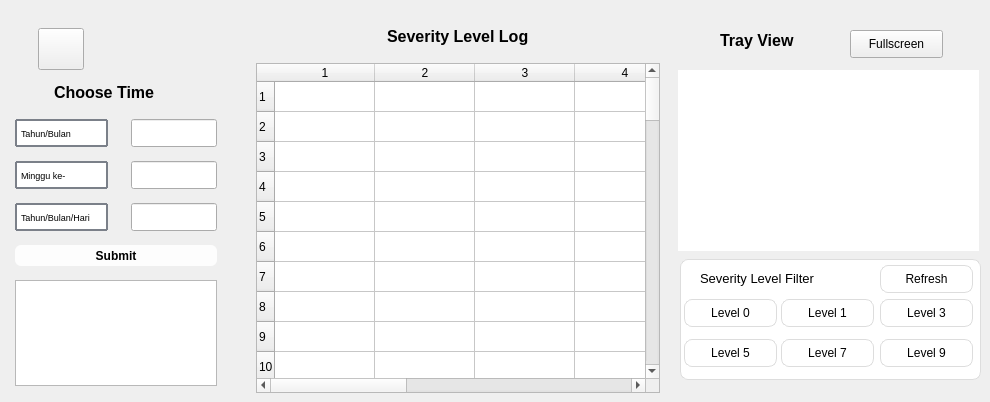
    <widget class="QWidget" name="severityPage">
     <widget class="QTableWidget" name="severityTable">
      <property name="geometry">
       <rect>
        <x>256</x>
        <y>63</y>
        <width>404</width>
        <height>330</height>
       </rect>
      </property>
      <property name="rowCount">
       <number>60</number>
      </property>
      <property name="columnCount">
       <number>8</number>
      </property>
      <row/>
      <row/>
      <row/>
      <row/>
      <row/>
      <row/>
      <row/>
      <row/>
      <row/>
      <row/>
      <row/>
      <row/>
      <row/>
      <row/>
      <row/>
      <row/>
      <row/>
      <row/>
      <row/>
      <row/>
      <row/>
      <row/>
      <row/>
      <row/>
      <row/>
      <row/>
      <row/>
      <row/>
      <row/>
      <row/>
      <row/>
      <row/>
      <row/>
      <row/>
      <row/>
      <row/>
      <row/>
      <row/>
      <row/>
      <row/>
      <row/>
      <row/>
      <row/>
      <row/>
      <row/>
      <row/>
      <row/>
      <row/>
      <row/>
      <row/>
      <row/>
      <row/>
      <row/>
      <row/>
      <row/>
      <row/>
      <row/>
      <row/>
      <row/>
      <row/>
      <column/>
      <column/>
      <column/>
      <column/>
      <column/>
      <column/>
      <column/>
      <column/>
     </widget>
     <widget class="QLabel" name="trayCamera">
      <property name="geometry">
       <rect>
        <x>678</x>
        <y>70</y>
        <width>301</width>
        <height>181</height>
       </rect>
      </property>
      <property name="styleSheet">
       <string notr="true">background-color:white;</string>
      </property>
      <property name="text">
       <string/>
      </property>
     </widget>
     <widget class="QLabel" name="logLogo">
      <property name="geometry">
       <rect>
        <x>356</x>
        <y>42</y>
        <width>39</width>
        <height>28</height>
       </rect>
      </property>
      <property name="text">
       <string/>
      </property>
      <property name="pixmap">
       <pixmap>../../../../Users/VICTUS/Downloads/1960242.png</pixmap>
      </property>
      <property name="scaledContents">
       <bool>true</bool>
      </property>
     </widget>
     <widget class="QLabel" name="chooseYearMonth">
      <property name="geometry">
       <rect>
        <x>15</x>
        <y>119</y>
        <width>93</width>
        <height>28</height>
       </rect>
      </property>
      <property name="font">
       <font>
        <pointsize>7</pointsize>
        <weight>50</weight>
        <bold>false</bold>
       </font>
      </property>
      <property name="styleSheet">
       <string notr="true">#chooseYearMonth {
    border: 2px solid #4CAF50;
    border-radius: 1px;
    padding: 2px;
	background-color: rgb(255, 255, 255);
	border-color: rgb(123, 128, 137);
}
</string>
      </property>
      <property name="text">
       <string>Tahun/Bulan</string>
      </property>
      <property name="wordWrap">
       <bool>true</bool>
      </property>
     </widget>
     <widget class="QLabel" name="chooseWeek">
      <property name="geometry">
       <rect>
        <x>15</x>
        <y>161</y>
        <width>93</width>
        <height>28</height>
       </rect>
      </property>
      <property name="font">
       <font>
        <pointsize>7</pointsize>
        <weight>50</weight>
        <bold>false</bold>
       </font>
      </property>
      <property name="styleSheet">
       <string notr="true">#chooseYearMonth, #chooseWeek, #chooseDate {
    border: 2px solid #4CAF50;
    border-radius: 1px;
    padding: 2px;
	background-color: rgb(255, 255, 255);
	border-color: rgb(123, 128, 137);
}
</string>
      </property>
      <property name="text">
       <string>Minggu ke-</string>
      </property>
      <property name="wordWrap">
       <bool>true</bool>
      </property>
     </widget>
     <widget class="QPushButton" name="submitDateTime">
      <property name="geometry">
       <rect>
        <x>15</x>
        <y>245</y>
        <width>202</width>
        <height>21</height>
       </rect>
      </property>
      <property name="styleSheet">
       <string notr="true">QPushButton {
	background-color: rgb(253, 253, 253);
    border-color: #2E8B57; /* SeaGreen */
    color: black;
    font-weight: bold;
    border: none;
    border-radius: 6px;
    padding: 1px 2px;
}

QPushButton:hover {
	border-color: rgb(85, 85, 255);
	background-color: rgb(166, 205, 255);
}

QPushButton:pressed {
    background-color: rgb(176, 176, 255);
}</string>
      </property>
      <property name="text">
       <string>Submit</string>
      </property>
     </widget>
     <widget class="QLabel" name="dashboardTitle_4">
      <property name="geometry">
       <rect>
        <x>54</x>
        <y>84</y>
        <width>141</width>
        <height>16</height>
       </rect>
      </property>
      <property name="font">
       <font>
        <pointsize>12</pointsize>
        <weight>75</weight>
        <bold>true</bold>
       </font>
      </property>
      <property name="text">
       <string>Choose Time</string>
      </property>
     </widget>
     <widget class="QLabel" name="dashboardTitle_5">
      <property name="geometry">
       <rect>
        <x>387</x>
        <y>21</y>
        <width>201</width>
        <height>31</height>
       </rect>
      </property>
      <property name="font">
       <font>
        <pointsize>12</pointsize>
        <weight>75</weight>
        <bold>true</bold>
       </font>
      </property>
      <property name="text">
       <string>Severity Level Log</string>
      </property>
     </widget>
     <widget class="QLabel" name="dashboardTitle_6">
      <property name="geometry">
       <rect>
        <x>720</x>
        <y>30</y>
        <width>111</width>
        <height>21</height>
       </rect>
      </property>
      <property name="font">
       <font>
        <pointsize>12</pointsize>
        <weight>75</weight>
        <bold>true</bold>
       </font>
      </property>
      <property name="text">
       <string>Tray View</string>
      </property>
     </widget>
     <widget class="QPushButton" name="goDashboardFromSeverity">
      <property name="geometry">
       <rect>
        <x>38</x>
        <y>28</y>
        <width>46</width>
        <height>42</height>
       </rect>
      </property>
      <property name="font">
       <font>
        <pointsize>14</pointsize>
        <weight>75</weight>
        <bold>true</bold>
       </font>
      </property>
      <property name="text">
       <string/>
      </property>
      <property name="icon">
       <iconset>
        <normaloff>image-removebg-preview (2).png</normaloff>image-removebg-preview (2).png</iconset>
      </property>
      <property name="iconSize">
       <size>
        <width>31</width>
        <height>28</height>
       </size>
      </property>
     </widget>
     <widget class="QLabel" name="chooseDate">
      <property name="geometry">
       <rect>
        <x>15</x>
        <y>203</y>
        <width>93</width>
        <height>28</height>
       </rect>
      </property>
      <property name="font">
       <font>
        <pointsize>7</pointsize>
        <weight>50</weight>
        <bold>false</bold>
       </font>
      </property>
      <property name="styleSheet">
       <string notr="true">#chooseYearMonth, #chooseWeek, #chooseDate {
    border: 2px solid #4CAF50;
    border-radius: 1px;
    padding: 2px;
	background-color: rgb(255, 255, 255);
	border-color: rgb(123, 128, 137);
}
</string>
      </property>
      <property name="text">
       <string>Tahun/Bulan/Hari</string>
      </property>
      <property name="wordWrap">
       <bool>true</bool>
      </property>
     </widget>
     <widget class="QListWidget" name="dateAndTimeList">
      <property name="geometry">
       <rect>
        <x>15</x>
        <y>280</y>
        <width>202</width>
        <height>106</height>
       </rect>
      </property>
     </widget>
     <widget class="QLineEdit" name="yearMonthLine">
      <property name="geometry">
       <rect>
        <x>131</x>
        <y>119</y>
        <width>86</width>
        <height>28</height>
       </rect>
      </property>
      <property name="styleSheet">
       <string notr="true">#QDateTimeEdit, QDateEdit, QSpinBox, yearMonthLine {
    border: 20px solid #2E8B57;
    border-radius: 6px;
    padding: 4px;
    background-color: #ffffff;
    color: #333333;
    font-size: 14px;
    border-color: rgb(123, 128, 137);
}</string>
      </property>
      <property name="text">
       <string/>
      </property>
     </widget>
     <widget class="QLineEdit" name="yearMonthLine_2">
      <property name="geometry">
       <rect>
        <x>131</x>
        <y>161</y>
        <width>86</width>
        <height>28</height>
       </rect>
      </property>
      <property name="styleSheet">
       <string notr="true">#QDateTimeEdit, QDateEdit, QSpinBox, yearMonthLine, yearMonthLine_2 {
    border: 20px solid #2E8B57;
    border-radius: 6px;
    padding: 4px;
    background-color: #ffffff;
    color: #333333;
    font-size: 14px;
    border-color: rgb(123, 128, 137);
}</string>
      </property>
     </widget>
     <widget class="QLineEdit" name="yearMonthLine_3">
      <property name="geometry">
       <rect>
        <x>131</x>
        <y>203</y>
        <width>86</width>
        <height>28</height>
       </rect>
      </property>
      <property name="styleSheet">
       <string notr="true">#QDateTimeEdit, QDateEdit, QSpinBox, yearMonthLine, yearMonthLine_2 {
    border: 20px solid #2E8B57;
    border-radius: 6px;
    padding: 4px;
    background-color: #ffffff;
    color: #333333;
    font-size: 14px;
    border-color: rgb(123, 128, 137);
}</string>
      </property>
     </widget>
     <widget class="QPushButton" name="trayCameraFS">
      <property name="geometry">
       <rect>
        <x>850</x>
        <y>30</y>
        <width>93</width>
        <height>28</height>
       </rect>
      </property>
      <property name="text">
       <string>Fullscreen</string>
      </property>
     </widget>
     <widget class="QFrame" name="filterFrame">
      <property name="geometry">
       <rect>
        <x>680</x>
        <y>259</y>
        <width>301</width>
        <height>121</height>
       </rect>
      </property>
      <property name="styleSheet">
       <string notr="true">background-color: #ffffff;   /* Putih bersih */
    border: 1px solid #dddddd;  /* Border abu muda agar tidak terlalu kontras */
    border-radius: 8px;         /* Sudut agak membulat */
</string>
      </property>
      <property name="frameShape">
       <enum>QFrame::StyledPanel</enum>
      </property>
      <property name="frameShadow">
       <enum>QFrame::Raised</enum>
      </property>
      <widget class="QLabel" name="filterTitle">
       <property name="geometry">
        <rect>
         <x>20</x>
         <y>9</y>
         <width>151</width>
         <height>21</height>
        </rect>
       </property>
       <property name="font">
        <font>
         <pointsize>10</pointsize>
        </font>
       </property>
       <property name="styleSheet">
        <string notr="true">border: none

</string>
       </property>
       <property name="text">
        <string>Severity Level Filter</string>
       </property>
      </widget>
      <widget class="QPushButton" name="level0">
       <property name="geometry">
        <rect>
         <x>4</x>
         <y>40</y>
         <width>93</width>
         <height>28</height>
        </rect>
       </property>
       <property name="text">
        <string>Level 0</string>
       </property>
      </widget>
      <widget class="QPushButton" name="level5">
       <property name="geometry">
        <rect>
         <x>4</x>
         <y>80</y>
         <width>93</width>
         <height>28</height>
        </rect>
       </property>
       <property name="text">
        <string>Level 5</string>
       </property>
      </widget>
      <widget class="QPushButton" name="level1">
       <property name="geometry">
        <rect>
         <x>101</x>
         <y>40</y>
         <width>93</width>
         <height>28</height>
        </rect>
       </property>
       <property name="text">
        <string>Level 1</string>
       </property>
      </widget>
      <widget class="QPushButton" name="level7">
       <property name="geometry">
        <rect>
         <x>101</x>
         <y>80</y>
         <width>93</width>
         <height>28</height>
        </rect>
       </property>
       <property name="text">
        <string>Level 7</string>
       </property>
      </widget>
      <widget class="QPushButton" name="level3">
       <property name="geometry">
        <rect>
         <x>200</x>
         <y>40</y>
         <width>93</width>
         <height>28</height>
        </rect>
       </property>
       <property name="text">
        <string>Level 3</string>
       </property>
      </widget>
      <widget class="QPushButton" name="level9">
       <property name="geometry">
        <rect>
         <x>200</x>
         <y>80</y>
         <width>93</width>
         <height>28</height>
        </rect>
       </property>
       <property name="text">
        <string>Level 9</string>
       </property>
      </widget>
      <widget class="QPushButton" name="refresh">
       <property name="geometry">
        <rect>
         <x>200</x>
         <y>6</y>
         <width>93</width>
         <height>28</height>
        </rect>
       </property>
       <property name="text">
        <string>Refresh</string>
       </property>
      </widget>
     </widget>
    </widget>
